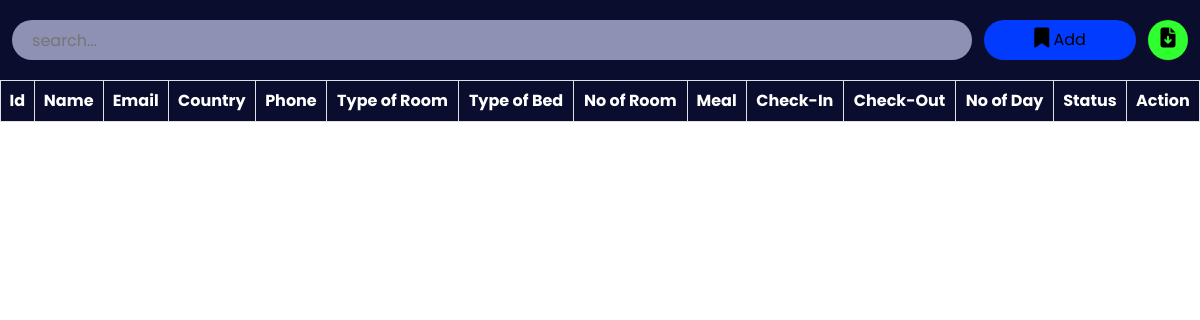
Page /admin/roombook.php on the earlier database version.
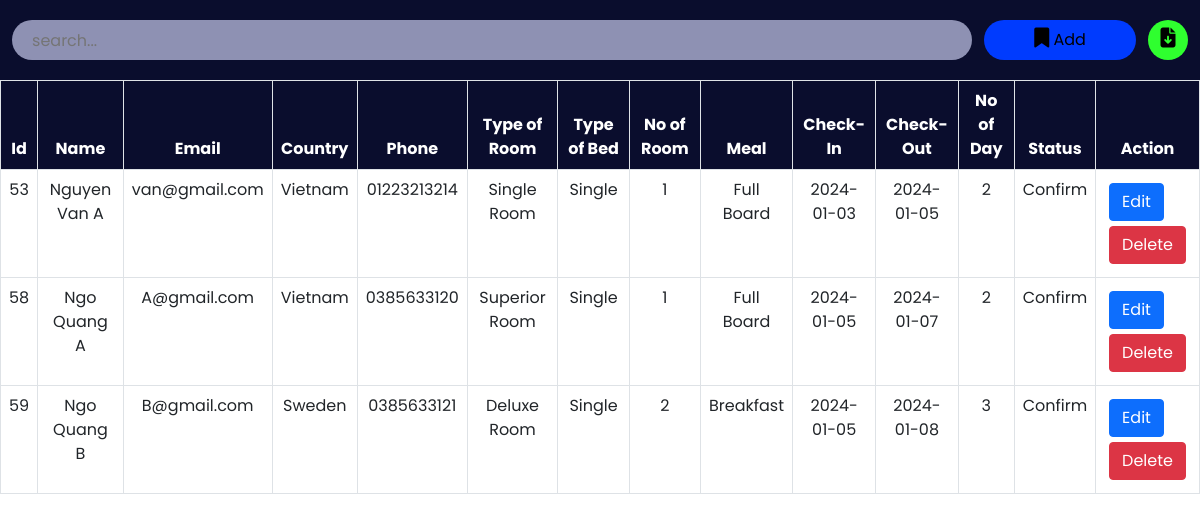
Same page on the later database version.
### tables this page shows
CREATE TABLE `roombook` (
  `id` int(10) NOT NULL,
  `Name` varchar(50) NOT NULL,
  `Email` varchar(50) NOT NULL,
  `Country` varchar(30) NOT NULL,
  `Phone` varchar(30) NOT NULL,
  `RoomType` varchar(30) NOT NULL,
  `Bed` varchar(30) NOT NULL,
  `Meal` varchar(30) NOT NULL,
  `NoofRoom` varchar(30) NOT NULL,
  `cin` date NOT NULL,
  `cout` date NOT NULL,
  `nodays` int(50) NOT NULL,
  `stat` varchar(30) NOT NULL
);

### admin/roombook.php (the view, shortened to what this page needs)
<?php
include '../config.php';
?>
<!DOCTYPE html>
<html lang="en">
<head>
    <link href="https://cdn.jsdelivr.net/npm/bootstrap@5.0.2/dist/css/bootstrap.min.css" rel="stylesheet">
    <link rel="stylesheet" href="https://cdnjs.cloudflare.com/ajax/libs/font-awesome/6.2.0/css/all.min.css" />
    <link rel="stylesheet" href="./css/roombook.css">
</head>
<body>
    <div class="searchsection">
        <input type="text" name="search_bar" id="search_bar" placeholder="search..." onkeyup="searchFun()">
        <button class="adduser" id="adduser" onclick="adduseropen()"><i class="fa-solid fa-bookmark"></i> Add</button>
        <form action="./exportdata.php" method="post">
            <button class="exportexcel" id="exportexcel" name="exportexcel" type="submit"><i class="fa-solid fa-file-arrow-down"></i></button>
        </form>
    </div>
    <div class="roombooktable" class="table-responsive-xl">
        <?php
            $roombooktablesql = "SELECT * FROM roombook";
            $roombookresult = mysqli_query($conn, $roombooktablesql);
        ?>
        <table class="table table-bordered" id="table-data">
            <thead>
                <tr>
                    <th scope="col">Id</th>
                    <th scope="col">Name</th>
                    <th scope="col">Email</th>
                    <th scope="col">Country</th>
                    <th scope="col">Phone</th>
                    <th scope="col">Type of Room</th>
                    <th scope="col">Type of Bed</th>
                    <th scope="col">No of Room</th>
                    <th scope="col">Meal</th>
                    <th scope="col">Check-In</th>
                    <th scope="col">Check-Out</th>
                    <th scope="col">No of Day</th>
                    <th scope="col">Status</th>
                    <th scope="col" class="action">Action</th>
                </tr>
            </thead>
            <tbody>
            <?php
            while ($res = mysqli_fetch_array($roombookresult)) {
            ?>
                <tr>
                    <td><?php echo $res['id'] ?></td>
                    <td><?php echo $res['Name'] ?></td>
                    <td><?php echo $res['Email'] ?></td>
                    <td><?php echo $res['Country'] ?></td>
                    <td><?php echo $res['Phone'] ?></td>
                    <td><?php echo $res['RoomType'] ?></td>
                    <td><?php echo $res['Bed'] ?></td>
                    <td><?php echo $res['NoofRoom'] ?></td>
                    <td><?php echo $res['Meal'] ?></td>
                    <td><?php echo $res['cin'] ?></td>
                    <td><?php echo $res['cout'] ?></td>
                    <td><?php echo $res['nodays'] ?></td>
                    <td><?php echo $res['stat'] ?></td>
                    <td class="action">
                        <a href="roombookedit.php?id=<?php echo $res['id'] ?>"><button class="btn btn-primary">Edit</button></a>
                        <a href="roombookdelete.php?id=<?php echo $res['id']  ?>"><button class='btn btn-danger'>Delete</button></a>
                    </td>
                </tr>
            <?php
            }
            ?>
            </tbody>
        </table>
    </div>
</body>
</html>

Differences in the rows shown:
added roombook: id "53", Name "Nguyen Van A", Email "van@gmail.com", Country "Vietnam", Phone "01223213214", RoomType "Single Room", Bed "Single", NoofRoom "1", Meal "Full Board", cin "2024-01-03", cout "2024-01-05", nodays "2", stat "Confirm"
added roombook: id "58", Name "Ngo Quang A", Email "A@gmail.com", Country "Vietnam", Phone "0385633120", RoomType "Superior Room", Bed "Single", NoofRoom "1", Meal "Full Board", cin "2024-01-05", cout "2024-01-07", nodays "2", stat "Confirm"
added roombook: id "59", Name "Ngo Quang B", Email "B@gmail.com", Country "Sweden", Phone "0385633121", RoomType "Deluxe Room", Bed "Single", NoofRoom "2", Meal "Breakfast", cin "2024-01-05", cout "2024-01-08", nodays "3", stat "Confirm"
